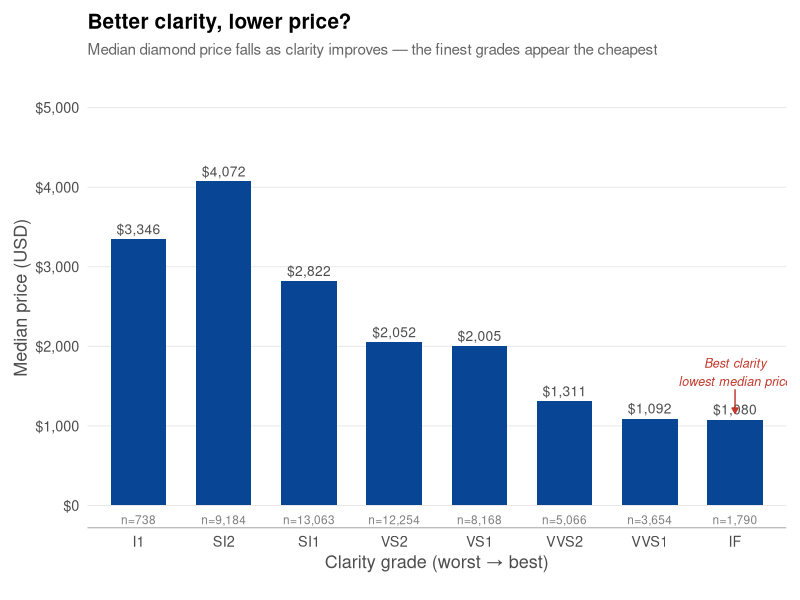
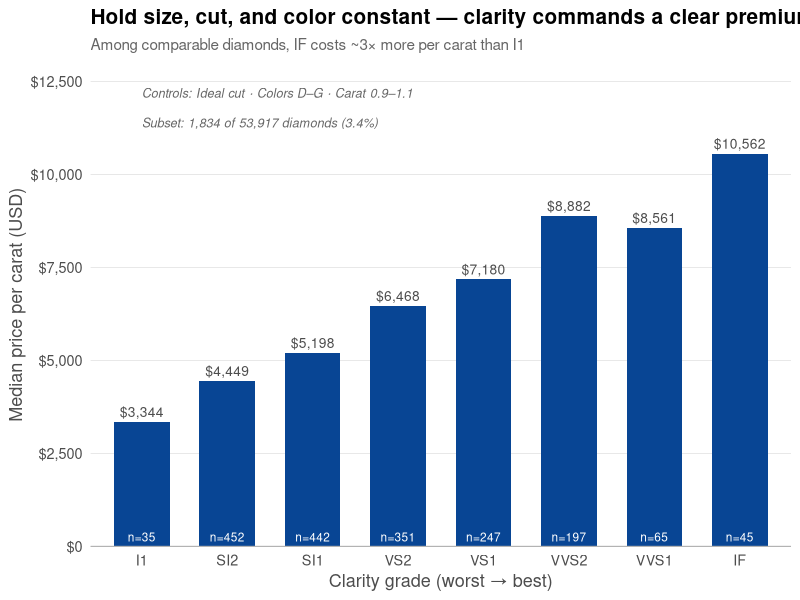

Write the R code that produced these figures, in order.
# ============================================================
# Diamonds Dataset - Final Plots
# Research Question: Does clarity drive diamond prices —
# or is size masking the truth?
# ============================================================

library(ggplot2)
library(dplyr)

data(diamonds)

# ------------------------------------------------------------
# CLEANING
# Remove rows with physically impossible dimension values
# ------------------------------------------------------------
diamonds_clean <- diamonds %>%
  filter(x > 0, y > 0, z > 0,
         y < 20, z < 20)

# Set clarity factor order: worst to best (GIA grading scale)
clarity_order <- c("I1", "SI2", "SI1", "VS2", "VS1", "VVS2", "VVS1", "IF")
diamonds_clean <- diamonds_clean %>%
  mutate(clarity = factor(clarity, levels = clarity_order, ordered = TRUE))


# ============================================================
# PLOT 1 — The Misleading Headline
# Median price by clarity grade
#
# Tufte principles applied:
# P1 — zero baseline, bar length proportional to true value
# P2 — dollar values labeled directly on bars; sample sizes
#       shown below x-axis; key finding annotated on graphic
# P3 — uniform bar color, no design variation
# P5 — one variable per axis, no extra encoding dimensions
# P6 — sample sizes per grade shown so reader has full context
# ============================================================

# Compute median price and sample size per clarity grade
median_price <- diamonds_clean %>%
  group_by(clarity) %>%
  summarise(
    median_price = median(price),
    n            = n(),
    .groups      = "drop"
  )

# Build n= label for below x-axis (Tufte P6: context for the reader)
median_price <- median_price %>%
  mutate(n_label = paste0("n=", scales::comma(n)))

plot1 <- ggplot(median_price, aes(x = clarity, y = median_price)) +
  
  geom_col(fill = "#084594", width = 0.65) +
  
  # Tufte P2: price labels directly above each bar
  geom_text(aes(label = scales::dollar(median_price, accuracy = 1)),
            vjust = -0.5, size = 3.5, color = "grey30") +
  
  # Tufte P6: sample size per grade shown below x-axis labels
  # so reader knows how many diamonds back each bar
  geom_text(aes(label = n_label, y = -180),
            size = 3, color = "grey50") +
  
  # Tufte P2 + P6: direct annotation on the graphic pointing to
  # the key finding — best clarity has the lowest median price
  annotate("text",
           x     = 8,          # IF bar position
           y     = 1080 + 600, # just above the IF bar
           label = "Best clarity\nlowest median price",
           size  = 3.2,
           color = "#c0392b",
           fontface = "italic",
           hjust = 0.5) +
  
  # Arrow from annotation down toward the IF bar top
  annotate("segment",
           x    = 8, xend = 8,
           y    = 1080 + 380, yend = 1080 + 80,
           arrow = arrow(length = unit(0.15, "cm"), type = "closed"),
           color = "#c0392b", linewidth = 0.5) +
  
  # Tufte P1: zero baseline, no padding at bottom
  scale_y_continuous(
    labels = scales::dollar_format(),
    limits = c(-280, 5500),   # negative limit gives room for n= labels
    expand = c(0, 0)
  ) +
  
  labs(
    title    = "Better clarity, lower price?",
    subtitle = "Median diamond price falls as clarity improves — the finest grades appear the cheapest",
    x        = "Clarity grade (worst → best)",
    y        = "Median price (USD)"
  ) +
  
  # Tufte: minimal theme — strip all non-data ink
  theme_minimal(base_size = 13) +
  theme(
    panel.grid.major.x = element_blank(),
    panel.grid.minor   = element_blank(),
    panel.grid.major.y = element_line(color = "grey90", linewidth = 0.3),
    plot.title         = element_text(face = "bold", size = 15),
    plot.subtitle      = element_text(color = "grey40", size = 11),
    axis.title         = element_text(color = "grey30"),
    axis.line.x        = element_line(color = "grey70", linewidth = 0.4),
    # Extra bottom margin to show n= labels without clipping
    plot.margin        = margin(t = 10, r = 10, b = 20, l = 10)
  )

print(plot1)


# ============================================================
# PLOT 3 — The Truth
# Price per carat by clarity, controlling simultaneously for:
#   Size:  0.9–1.1 carat band
#   Cut:   Ideal only
#   Color: D, E, F, G (top color range)
#
# Tufte principles applied:
# P1 — zero baseline, proportional bars
# P2 — price labels above bars; controls stated inside plot
#       area; n= shown inside bars
# P3 — uniform color, no design variation
# P5 — one variable per axis, no extra encoding
# P6 — subset size stated on graphic (1,834 of 53,917 = 3.4%)
#       so reader knows the scope of the evidence
# ============================================================

# Restrict dataset — hold all three confounders constant
narrow_band <- diamonds_clean %>%
  filter(
    carat >= 0.9, carat <= 1.1,    # hold size constant
    cut   == "Ideal",               # hold cut constant
    color %in% c("D","E","F","G")  # hold color constant
  ) %>%
  mutate(price_per_carat = price / carat)

# Total and subset sizes for P6 annotation
total_n  <- nrow(diamonds_clean)
subset_n <- nrow(narrow_band)
subset_pct <- round(subset_n / total_n * 100, 1)

# Median price per carat per clarity grade
ppc_summary <- narrow_band %>%
  group_by(clarity) %>%
  summarise(
    median_ppc = median(price_per_carat),
    n          = n(),
    .groups    = "drop"
  )

plot3 <- ggplot(ppc_summary, aes(x = clarity, y = median_ppc)) +
  
  geom_col(fill = "#084594", width = 0.65) +
  
  # Tufte P2: price per carat labeled directly above each bar
  geom_text(aes(label = scales::dollar(median_ppc, accuracy = 1)),
            vjust = -0.5, size = 3.5, color = "grey30") +
  
  # Tufte P6: sample size per bar shown inside bars
  geom_text(aes(label = paste0("n=", n), y = 250),
            size = 3, color = "white") +
  
  # Tufte P2: controls annotation placed inside plot area,
  # close to the data — not buried in a caption far from the graphic
  annotate("text",
           x        = 1,       # left-aligned near I1 bar
           y        = 12200,
           label    = "Controls: Ideal cut · Colors D–G · Carat 0.9–1.1",
           size     = 3.2,
           color    = "grey40",
           fontface = "italic",
           hjust    = 0) +
  
  # Tufte P6: state the subset scope directly on the graphic
  # so reader knows this is 3.4% of the full dataset
  annotate("text",
           x        = 1,
           y        = 11400,
           label    = paste0("Subset: ", scales::comma(subset_n),
                             " of ", scales::comma(total_n),
                             " diamonds (", subset_pct, "%)"),
           size     = 3.2,
           color    = "grey40",
           fontface = "italic",
           hjust    = 0) +
  
  # Tufte P1: zero baseline
  scale_y_continuous(
    labels = scales::dollar_format(),
    limits = c(0, 13000),
    expand = c(0, 0)
  ) +
  
  labs(
    title    = "Hold size, cut, and color constant — clarity commands a clear premium",
    subtitle = "Among comparable diamonds, IF costs ~3× more per carat than I1",
    x        = "Clarity grade (worst → best)",
    y        = "Median price per carat (USD)"
  ) +
  
  theme_minimal(base_size = 13) +
  theme(
    panel.grid.major.x = element_blank(),
    panel.grid.minor   = element_blank(),
    panel.grid.major.y = element_line(color = "grey90", linewidth = 0.3),
    plot.title         = element_text(face = "bold", size = 15),
    plot.subtitle      = element_text(color = "grey40", size = 11),
    axis.title         = element_text(color = "grey30"),
    axis.line.x        = element_line(color = "grey70", linewidth = 0.4)
  )

print(plot3)
